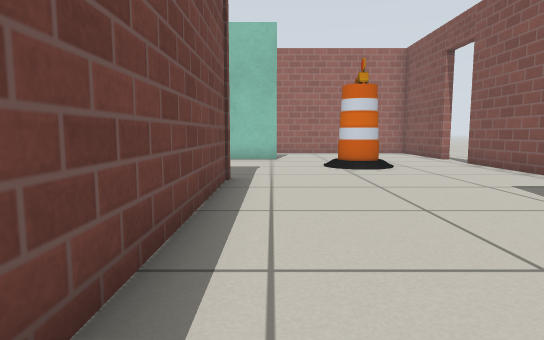
View 1 (above)

17 first-person views from a walk through a world built for the Gazebo simulator. The camera is 0.5 m above the floor, tilts 6° down and sees 75° across. The floor is counted in squares, 0.5 m on a side. Each view is taken from the middle of a square. On the plan, view 1 faces up. The plan holds only what a view shows up to about 13 squares ahead; the rest is blank. Gazebo's built-in surfaces are drawn with simple patterns.

View 2
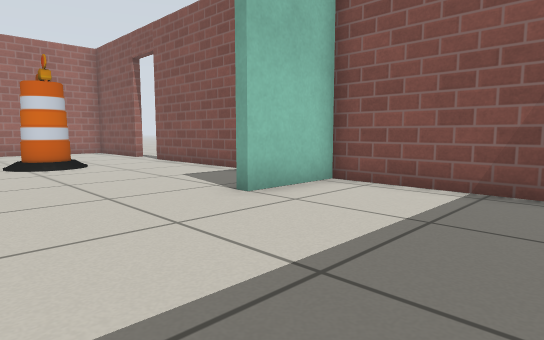

View 3
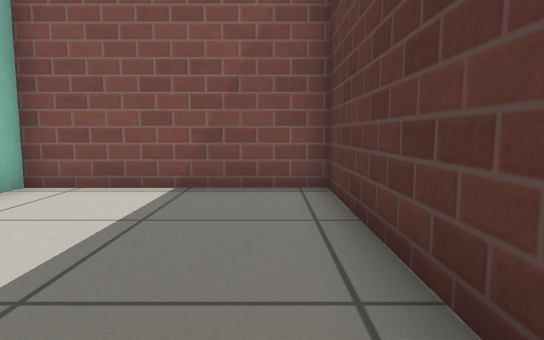

View 4
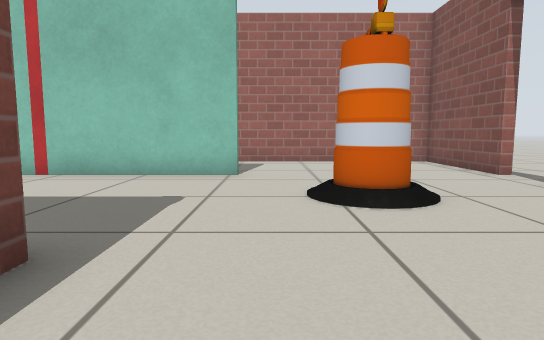

View 5
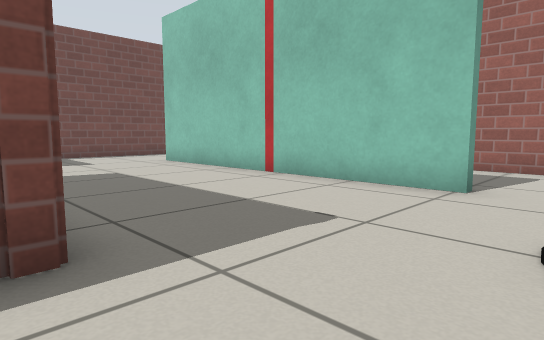

View 6
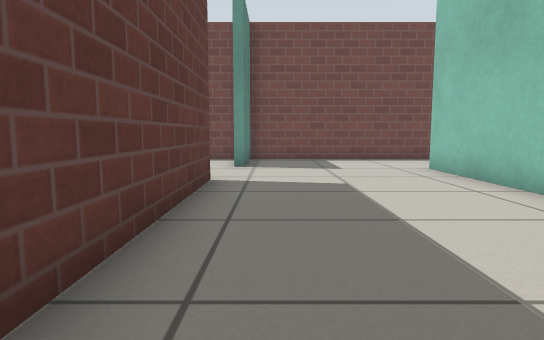

View 7
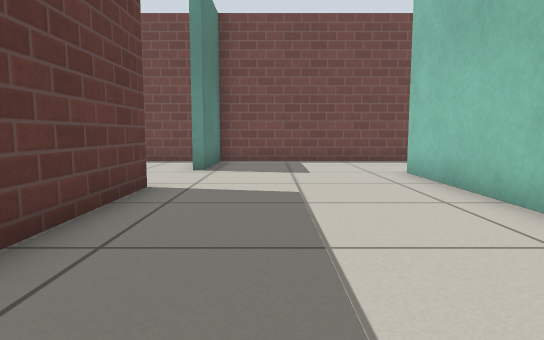

View 8
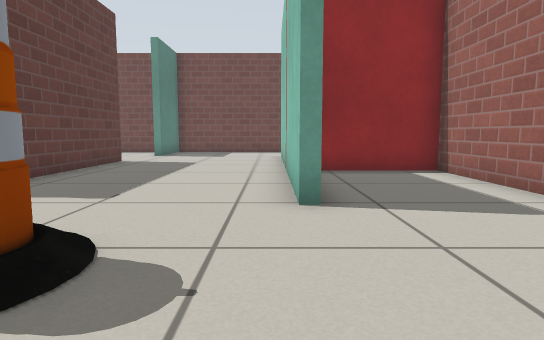

View 9
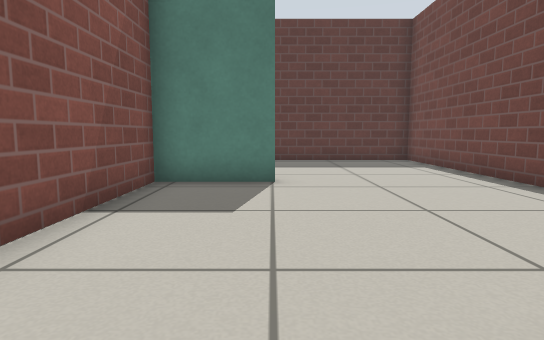

View 10
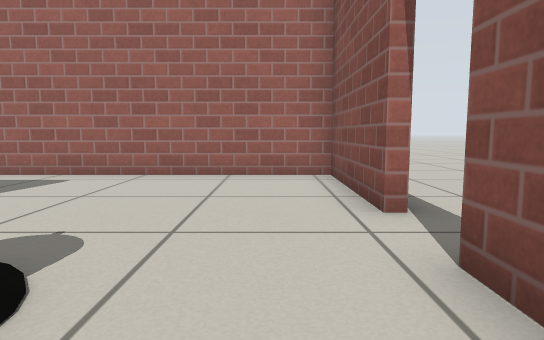

View 11
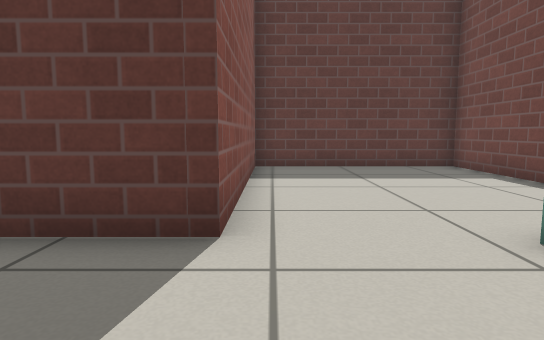

View 12
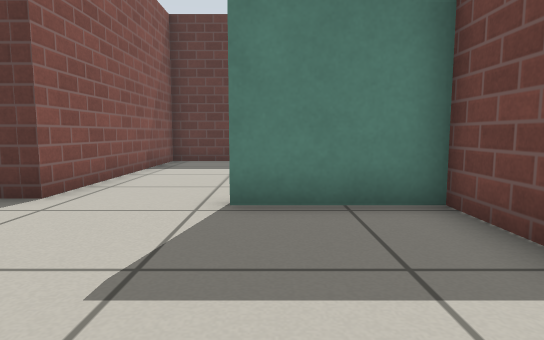

View 13
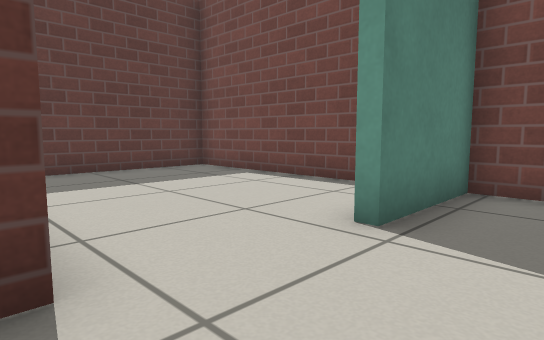

View 14
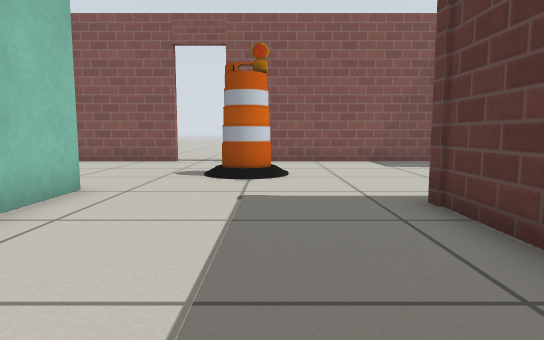

View 15
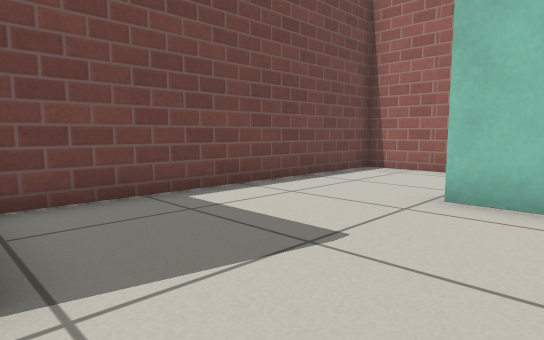

View 16
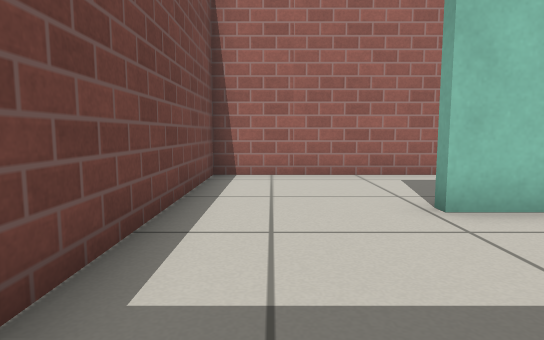

View 17
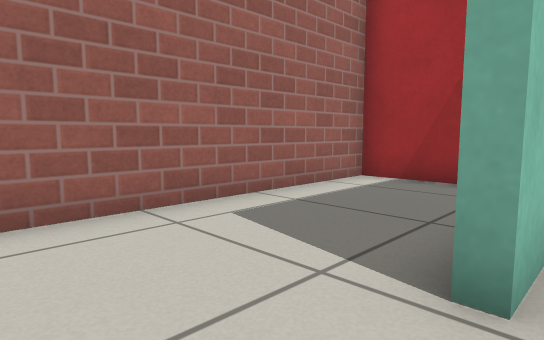

### Floor plan
Points are (right, up) in squares from view 1. A wall is a line through its corners. A room is listed if a view was taken in it or the views show most of it. See-through windows are left out.
Room 1 (views 1, 2, 3)
walls: (-1, 4.5) (-1, -2) (6.4, -2) (6.4, 3.5) (3.9, 3.5)
ways out: opening at (1.5, 4) to room 2
Room 2 (views 4, 5, 6, 7, 8, 9, 10, 11, 12, 13, 14, 15, 16, 17)
walls: (0.2, 13.4) (-9.8, 13.4) (-9.8, 13.8); (6.4, 13.2) (6.4, 17.4) (-4.3, 17.4) (-4.3, 14.3); (-7.5, 6.5) (-7.5, 7.7) (-1, 7.7) (-1, 4.5); (3.9, 3.8) (6.4, 3.8) (6.4, 11.6); (-13.4, 14.4) (-13.4, 8.2) (-10.4, 8.2)
ways out: opening at (1.5, 4) to room 1; opening at (-9, 7.3) to room 3; opening at (-11, 14) to room 4; open door at (6.5, 12.5)
objects: barrel (2, 10) to (3, 11)
Room 3 (no view inside)
walls: (-13.4, 7.3) (-13.4, 0.5) (-7.5, 0.5) (-7.5, 6.5)
ways out: opening at (-9, 7.3) to room 2
Room 4 (no view inside)
walls: (-4.6, 15.3) (-4.6, 17.4) (-13.4, 17.4) (-13.4, 14.4)
ways out: opening at (-11, 14) to room 2

Where each view was taken, in squares from view 1:
view 1: 0 up, 0 right, facing up
view 2: 1 down, 0 right, facing up-right
view 3: 1 down, 0 right, facing right
view 4: 5 up, 1 right, facing up
view 5: 7 up, 2 right, facing up-left
view 6: 9 up, 0 right, facing left
view 7: 10 up, 1 left, facing left
view 8: 13 up, 5 right, facing left
view 9: 11 up, 4 right, facing down
view 10: 9 up, 5 right, facing up
view 11: 11 up, 8 left, facing down
view 12: 13 up, 11 left, facing down
view 13: 10 up, 7 left, facing down-left
view 14: 10 up, 6 left, facing right
view 15: 8 up, 8 left, facing up-left
view 16: 9 up, 12 left, facing up
view 17: 13 up, 12 left, facing up-right
